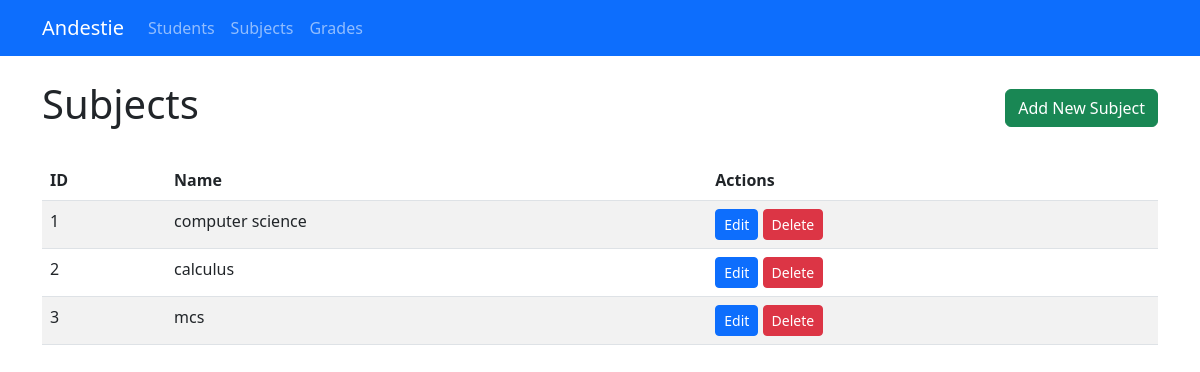
Page /subjects on the committed database.
### app.py (models this page shows, shortened)
class BaseEntity:
    def validate(self):
        """Validate the entity's data"""
        pass

class Subject(db.Model, BaseEntity):
    id = db.Column(db.Integer, primary_key=True)
    name = db.Column(db.String(100), nullable=False)
    grades = db.relationship('Grade', backref='subject', lazy=True)

### app.py (the view)
@app.route('/subjects')
def subjects():
    subjects = Subject.query.all()
    return render_template('subjects.html', subjects=subjects)

### templates/subjects.html (shortened to what this page needs)
{% extends "base.html" %}
{% block content %}
<div class="d-flex justify-content-between align-items-center mb-4">
    <h1>Subjects</h1>
    <a href="/subjects/add" class="btn btn-success">Add New Subject</a>
</div>
<div class="table-responsive">
    <table class="table table-striped">
        <thead>
            <tr>
                <th>ID</th>
                <th>Name</th>
                <th>Actions</th>
            </tr>
        </thead>
        <tbody>
            {% for subject in subjects %}
            <tr>
                <td>{{ subject.id }}</td>
                <td>{{ subject.name }}</td>
                <td>
                    <a href="/subjects/edit/{{ subject.id }}" class="btn btn-sm btn-primary">Edit</a>
                    <a href="/subjects/delete/{{ subject.id }}" class="btn btn-sm btn-danger" onclick="return confirm('Are you sure you want to delete this subject?')">Delete</a>
                </td>
            </tr>
            {% endfor %}
        </tbody>
    </table>
</div>
{% endblock %}

### rows in the picture
Subject: id "1", name "computer science"
Subject: id "2", name "calculus"
Subject: id "3", name "mcs"
